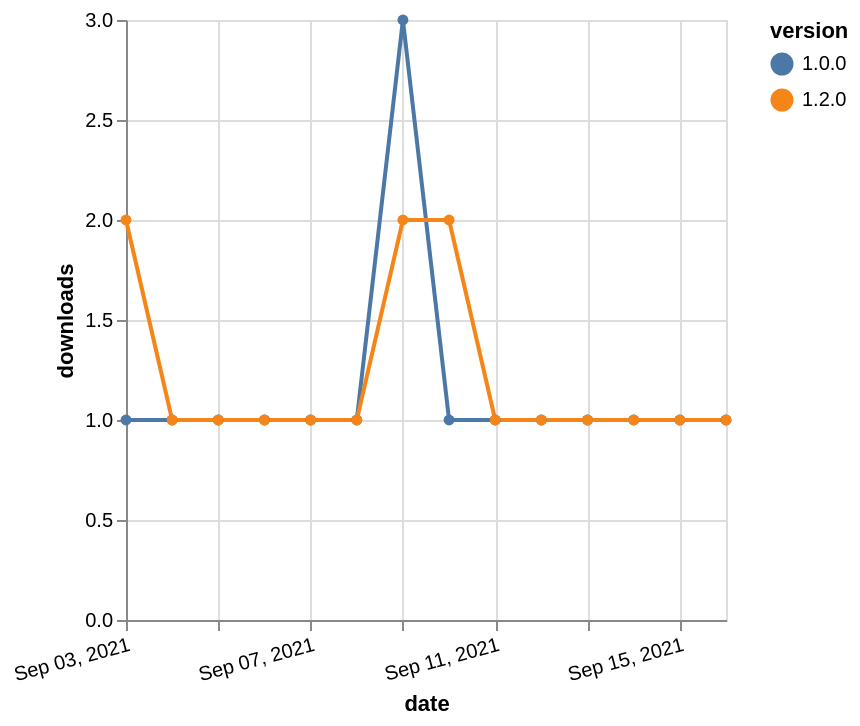

The specification (Vega-Lite) saved for this image:
### Vega-Lite specification from a JSON file in a GitHub repository (floating-point values rounded to 4 significant figures)
{"$schema": "https://vega.github.io/schema/vega-lite/v5.json", "description": "A simple bar chart with embedded data.", "data": {"values": [{"date": "2021-09-03", "total": 198, "delta": 1, "version": "1.0.0"}, {"date": "2021-09-04", "total": 199, "delta": 1, "version": "1.0.0"}, {"date": "2021-09-05", "total": 200, "delta": 1, "version": "1.0.0"}, {"date": "2021-09-06", "total": 201, "delta": 1, "version": "1.0.0"}, {"date": "2021-09-07", "total": 202, "delta": 1, "version": "1.0.0"}, {"date": "2021-09-08", "total": 203, "delta": 1, "version": "1.0.0"}, {"date": "2021-09-09", "total": 206, "delta": 3, "version": "1.0.0"}, {"date": "2021-09-10", "total": 207, "delta": 1, "version": "1.0.0"}, {"date": "2021-09-11", "total": 208, "delta": 1, "version": "1.0.0"}, {"date": "2021-09-12", "total": 209, "delta": 1, "version": "1.0.0"}, {"date": "2021-09-13", "total": 210, "delta": 1, "version": "1.0.0"}, {"date": "2021-09-14", "total": 211, "delta": 1, "version": "1.0.0"}, {"date": "2021-09-15", "total": 212, "delta": 1, "version": "1.0.0"}, {"date": "2021-09-16", "total": 213, "delta": 1, "version": "1.0.0"}, {"date": "2021-09-03", "total": 130, "delta": 2, "version": "1.2.0"}, {"date": "2021-09-04", "total": 131, "delta": 1, "version": "1.2.0"}, {"date": "2021-09-05", "total": 132, "delta": 1, "version": "1.2.0"}, {"date": "2021-09-06", "total": 133, "delta": 1, "version": "1.2.0"}, {"date": "2021-09-07", "total": 134, "delta": 1, "version": "1.2.0"}, {"date": "2021-09-08", "total": 135, "delta": 1, "version": "1.2.0"}, {"date": "2021-09-09", "total": 137, "delta": 2, "version": "1.2.0"}, {"date": "2021-09-10", "total": 139, "delta": 2, "version": "1.2.0"}, {"date": "2021-09-11", "total": 140, "delta": 1, "version": "1.2.0"}, {"date": "2021-09-12", "total": 141, "delta": 1, "version": "1.2.0"}, {"date": "2021-09-13", "total": 142, "delta": 1, "version": "1.2.0"}, {"date": "2021-09-14", "total": 143, "delta": 1, "version": "1.2.0"}, {"date": "2021-09-15", "total": 144, "delta": 1, "version": "1.2.0"}, {"date": "2021-09-16", "total": 145, "delta": 1, "version": "1.2.0"}]}, "width": "container", "mark": {"type": "line", "point": {"filled": true}}, "encoding": {"x": {"field": "date", "type": "temporal", "timeUnit": "yearmonthdate", "title": "date", "axis": {"labelAngle": -15}}, "y": {"field": "delta", "type": "quantitative", "title": "downloads"}, "color": {"field": "version", "type": "nominal"}, "tooltip": {"field": "delta"}}}
